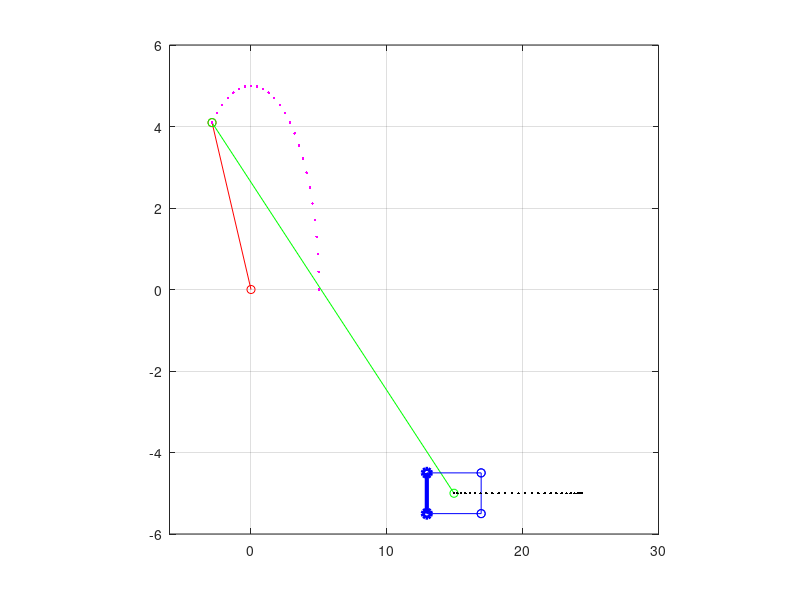
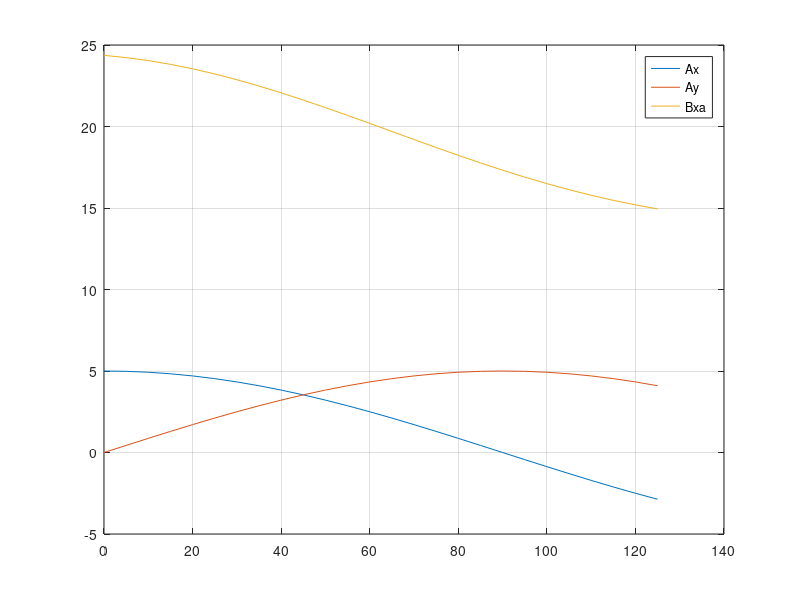
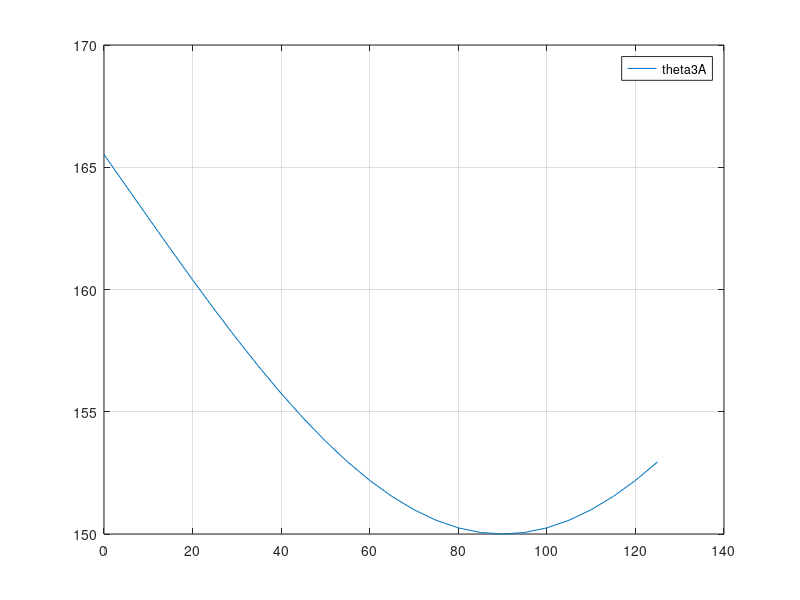

Reproduce these figures in MATLAB, in order.
% Programa para analizar la posición de un M4L
% Método Lazo Vectorial
% Eduardo Cano G.


% Tamño de eslabones
a = 5; %L2
b = 20; %L3
c = -5; %Offset


% Coordenadas de Ox, Oy
Ox = 0; Oy = 0;


theta2d = 0:5:125;


% Posiciones de Ax , Ay
Ax = a*cosd(theta2d);
Ay = a*sind(theta2d);


% Angulo 3
argumento = -(a*sind(theta2d)-c)/b;
theta3da = asind(argumento)+180;


% Angulo 4
theta4da = 90;


d = a*cosd(theta2d) - b*cosd(theta3da);

% Posiciones de B

Bxa = d;
Bya = c;


% Corredera

B1x = Bxa - 2;
B1y = Bya + 0.5;

B2x = Bxa + 2;
B2y = Bya + 0.5;

B3x = Bxa + 2;
B3y = Bya - 0.5;

B4x = Bxa - 2;
B4y = Bya - 0.5;


figure(20)
for k = 1 : length(theta2d)
    plot([Ox, Ax(k)] , [Oy, Ay(k)], '-or',...
        [Ax(k) , Bxa(k)] , [Ay(k) , Bya], '-og',...
        [B1x(k), B2x(k)] , [B1y, B2y], '-ob',...
        [B2x(k), B3x(k)] , [B2y, B3y], '-ob',...
        [B3x(k), B4x(k)] , [B3y, B4y], '-ob',...
        [B4x(k), B1x(k)] , [B4y, B1y], '-ob',...    
        'LineWidth',3);
    hold on;
    plot(Ax(1:k), Ay(1:k), 'm.', 'LineWidth', 2); 
    plot(Bxa(1:k), Bya, 'k.', 'LineWidth', 2);

    %{
        separacionFilas = 12; 
        separacionColumnas = 12; 
        columna1 = -6; 
        columna2 = columna1-separacionFilas; 
        columna3 = columna1 + separacionFilas; 
        columna4 = columna3 + separacionFilas; 
        columna5 = columna4 + separacionFilas;  
        %Imprimir longitud de eslabones 
        text(columna1,18,['a =',num2str(a)]); 
        text(columna1,16,['b =',num2str(b)]); 
        text(columna1,14,['c =',num2str(c)]); 
        text(columna1,12,['d =',num2str(d)]); 
         

        %Parametros 
        text(columna4,18,['Ax =',num2str(Ax)]); 
        text(columna4,16,['Ay =',num2str(Ay)]); 
             
        text(columna5,18,['By =',num2str(Bya)]); 
        text(columna5,16,['Bx =',num2str(Bxa)]); 
         
         
        text(columna2,18, ['\theta2=',num2str(theta2d)]);     
        text(columna2,16,['\theta3 =',num2str(theta3da)]); 
        text(columna2,14,['\theta4 =',num2str(theta4da)]); 
         
    %}


    axis([-6 30 -6 6])
    grid on
    axis square

    drawnow
    pause(0.01)
    hold off

end

figure(21)
%subplot(132)
pocisiones_matriz = [Ax; Ay; Bxa];
plot(theta2d, pocisiones_matriz);
grid on
legend('Ax', 'Ay', 'Bxa')


figure(22)
%subplot(133)
angulos_matriz = [theta3da ];
plot(theta2d, angulos_matriz);
grid on
legend('theta3A')
